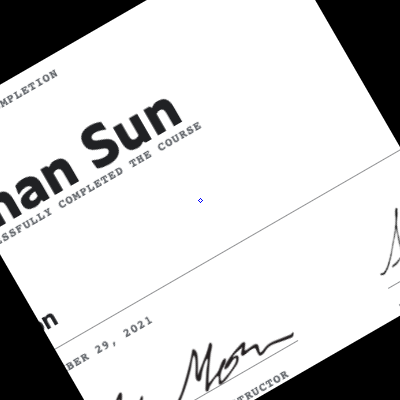
//> input picture build/pic.png, 400 x 400 px
$ ./feature_extraction ../build/pic.png ../build/pic.png   (built with g++ and OpenCV 4)
//> lines starting //> are read from the running program, lines starting //| are printed output that depends on the picture
#include <iostream>
#include <opencv2/core/core.hpp>
#include <opencv2/features2d/features2d.hpp>
#include <opencv2/highgui/highgui.hpp>

using namespace std;
using namespace cv;
/**
 * @brief 提取特征并匹配，孙煜晗个人学习代码，参考：《视觉SLAM十四讲》
 *
 * @param argc 参数为3时正常运行
 * @param argv agrv[1]图片1文件路径，argv[2]图片2文件路径
 * @return int
 */
int main(int argc, char **argv)
{
    if (argc != 3)
    {
        cout << "需要输入2张对应图片: feature_extraction img1 img2";
        return 1;
    }
    Mat img_1 = imread(argv[1], IMREAD_COLOR); // 原文使用的CV_LOAD_IMAGE_COLOR，新版OPENCV不支持
//> img_1 is the input picture: 400 rows x 400 cols, CV_8UC3; mean B, G, R 207.4, 207.3, 207.2
    Mat img_2 = imread(argv[2], IMREAD_COLOR);
    // 初始化
    vector<KeyPoint> keypoints_1, keypoints_2; // 图1的特征点集， 图2的特征点集
    Mat descriptors_1, descriptors_2;
    Ptr<ORB> orb = ORB::create(500, 1.2f, 8, 31, 0, 2, ORB::HARRIS_SCORE, 31, 20); // 均为默认参数 500个特征点

    // 第一步，检测Oriented FAST角点
    orb->detect(img_1, keypoints_1);
//> keypoints_1 = 482 keypoints; strongest (x, y, size): (43, 318, 37.2), (49, 318, 31), (111, 147, 111.1), (50, 314, 37.2)
    orb->detect(img_2, keypoints_2);
//> keypoints_2 has the same summary as keypoints_1
    // 打印FAST角点坐标
    // for(auto &kp : keypoints_1) {
    //     cout<< "x: " << kp.pt.x <<"  y: "<< kp.pt.y<<endl;
    // }

    // 第二步，根据角点位置计算BRIEF描述子
    orb->compute(img_1, keypoints_1, descriptors_1);
    orb->compute(img_2, keypoints_2, descriptors_2);
    // 500 * 32的描述矩阵
    // cout << "rows: " << descriptors_1.rows << "cols: " << descriptors_1.cols <<endl;

    // 特征点显示的结果
    Mat outimg1;
    drawKeypoints(img_1, keypoints_1, outimg1, Scalar::all(-1), DrawMatchesFlags::DEFAULT);
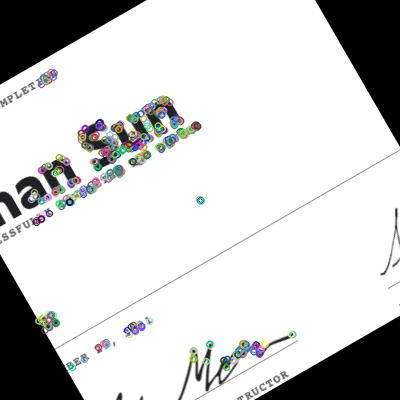
//> outimg1: 400 rows x 400 cols, CV_8UC3; mean B, G, R 206.1, 206.1, 205.8
    // imshow("ORB特征点", outimg1);
    // auto filename = "/Users/sunyuhan/Code/cpp/cv/result/orb.png";
    // imwrite(filename, outimg1);

    // 第三步，对两幅图像的描述子进行匹配，使用Hamming距离
    vector<DMatch> matches;
    BFMatcher matcher(NORM_HAMMING);
    matcher.match(descriptors_1, descriptors_2, matches);
//> matches = 482 matches

    // 第四步，匹配点对筛选
    double min_dist = 10000, max_dist = 0;
    for(auto &match : matches) {
        double dist = match.distance;
        min_dist = min(dist, min_dist);
        max_dist = max(dist, max_dist);
    }
//> after the loop, min_dist = 0; max_dist = 0

    cout << "max dist: " << max_dist << "  min dist: "<<min_dist;
//| max dist: 0  min dist: 0

    // 筛选出优质匹配
    vector<DMatch> good_matches;
    for(auto &match : matches) {
        if(match.distance <= max(2 * min_dist, 30.0))
            good_matches.emplace_back(match);
    }
//> after the loop, good_matches = 482 matches

    Mat img_match;
    Mat img_goodmatch;
    drawMatches(img_1, keypoints_1, img_2, keypoints_2, matches, img_match);
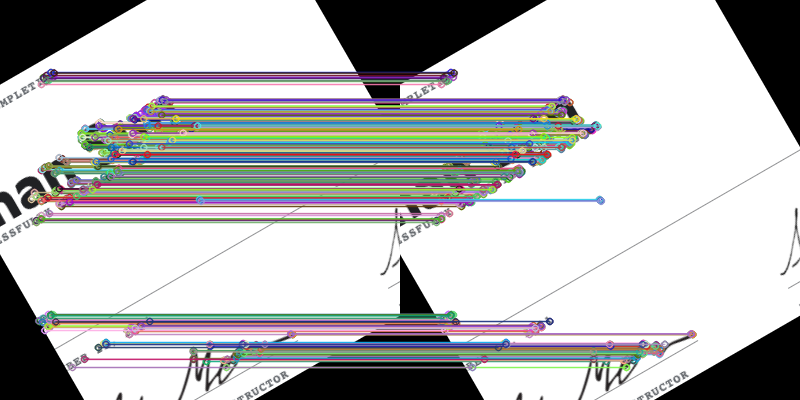
//> img_match: 400 rows x 800 cols, CV_8UC3; mean B, G, R 187.5, 187.7, 187.6
    drawMatches(img_1, keypoints_1, img_2, keypoints_2, good_matches, img_goodmatch);
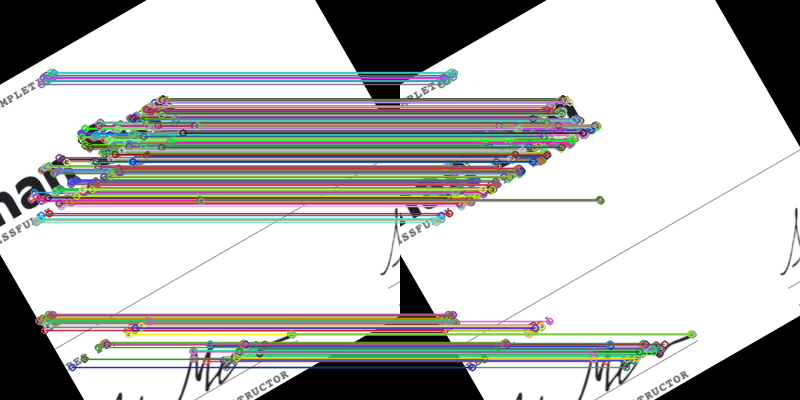
//> img_goodmatch: 400 rows x 800 cols, CV_8UC3; mean B, G, R 185.4, 187.8, 186.4

    imwrite("/Users/sunyuhan/Code/cpp/cv/result/match.png", img_match);
    imwrite("/Users/sunyuhan/Code/cpp/cv/result/goodmatch.png", img_goodmatch);
}
